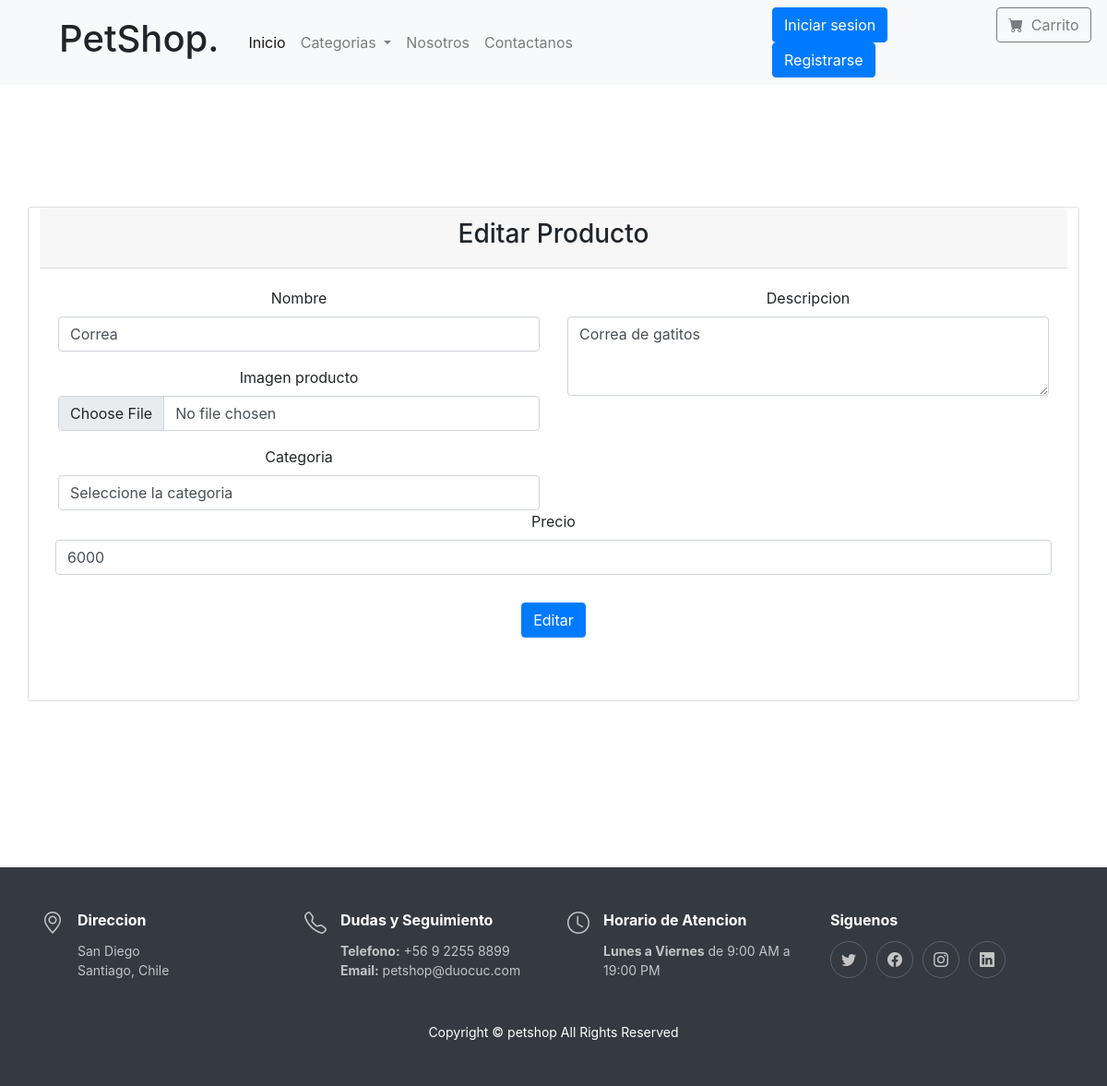
Page /producto/8/editar on the committed database.
### core/models.py (models this page shows, shortened)
class Producto(models.Model):
    id = models.IntegerField(primary_key=True, verbose_name='Id de producto')
    titulo = models.CharField(max_length=50, null=False)
    stock = models.IntegerField(default=1)
    imagen = models.FileField(upload_to='img')
    descripcion = models.CharField(max_length=200, null=False)
    precio = models.DecimalField(null=False, max_digits=10, decimal_places=2)
    categoria = models.ForeignKey(Categoria,on_delete=models.CASCADE, related_name="productos")

### core/views.py (the view)
# urls.py: path('producto/<int:producto_id>/editar', views.producto_edit, name="producto_edit" ),
def producto_edit(request, producto_id):
    categorias = Categoria.objects.all()
    producto = Producto.objects.get(id=producto_id)
    if request.method == "POST":
        categoria_del_producto = Categoria.objects.get(id=request.POST["categoria"])
        form = FormProducto(request.POST, request.FILES, instance=Producto(imagen=request.FILES['imagen'], categoria=categoria_del_producto))
        if form.is_valid():
            producto.titulo = request.POST['titulo']
            producto.categoria = categoria_del_producto
            producto.descripcion = request.POST['descripcion']
            producto.imagen = request.FILES['imagen']
            producto.precio = request.POST['precio']
            producto.save()
            return redirect("CORE:producto_index")
        else:
            return render(request, 'core/producto/edit.html', {
                'categorias' : categorias,
                'error_message' : 'Ingreso un campo incorrecto, vuelva a intentar'
            })
    else:
        return render(request, 'core/producto/edit.html',{
            'categorias' : categorias,
            'producto' : producto
        })

### core/templates/core/producto/edit.html (shortened to what this page needs)
{% extends 'core/layout.html' %}
{% block content %}
<section class="section  min-vh-100 d-flex flex-column align-items-center justify-content-center py-4">
    <div class="container">
      <div class="row justify-content-center">
        <div class="card text-center">
            <div class="card-header">
                <h3>Editar Producto</h3>
            </div>
            <div class="card-body">
                <form action="" method="post" enctype="multipart/form-data">
                    <div class="row align-items-stretch mb-5">
                        <div class="col-md-6">
                            <div class="form-group">
                                <label for="titulo">Nombre</label>
                                <input class="form-control" type="text" name="titulo" value="{{producto.titulo.title}}" placeholder="Nombre del producto" required>
                            </div>
                            <div class="form-group">
                                <label for="imagen">Imagen producto</label>
                                <input  class="form-control" type="file" name="imagen" id="imagen"    placeholder="Ingrese la imagen" required>
                            </div>
                            <div class="form-group mb-md-0">
                                <label for="categoria">Categoria</label>
                                <select class="form-control" name="categoria" required>
                                    <option value="" selected>Seleccione la categoria</option>
                                </select>
                            </div>
                        </div>
                        <div class="col-md-6">
                            <div class="form-group form-group-textarea mb-md-0">
                                <label for="descripcion">Descripcion</label>
                                <textarea class="form-control" name="descripcion" rows="3" required>{{producto.descripcion.capitalize}}</textarea>
                            </div>
                        </div>
                        <div class="form-group mb-0">
                                <label for="titulo">Precio</label>
                                <input type="number" class="form-control" name="precio" placeholder="XXXX.XX" value="{{ producto.precio|floatformat }}" required>
                        </div>
                        <div class="col-12" style="padding-top: 30px;width: 150px; align-items: center; text-align: center;">
                        <button class="btn btn-primary" type="submit">Editar</button>
                        </div>
                    </div>
            </form>
            </div>
        </div>
      </div>
    </div>
</section>
{% endblock %}

### rows in the picture
Producto: titulo "Correa", descripcion "Correa de gatitos", precio "6000"
